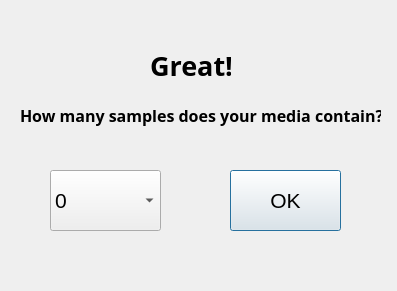
<?xml version="1.0" encoding="UTF-8"?>
<ui version="4.0">
 <class>Dialog</class>
 <widget class="QDialog" name="Dialog">
  <property name="geometry">
   <rect>
    <x>0</x>
    <y>0</y>
    <width>397</width>
    <height>291</height>
   </rect>
  </property>
  <property name="windowTitle">
   <string>Dialog</string>
  </property>
  <widget class="QLabel" name="label_2">
   <property name="geometry">
    <rect>
     <x>20</x>
     <y>100</y>
     <width>361</width>
     <height>31</height>
    </rect>
   </property>
   <property name="font">
    <font>
     <family>Franklin Gothic Book</family>
     <pointsize>12</pointsize>
     <weight>75</weight>
     <bold>true</bold>
    </font>
   </property>
   <property name="text">
    <string>How many samples does your media contain?</string>
   </property>
  </widget>
  <widget class="QLabel" name="label">
   <property name="geometry">
    <rect>
     <x>150</x>
     <y>40</y>
     <width>81</width>
     <height>51</height>
    </rect>
   </property>
   <property name="font">
    <font>
     <family>Franklin Gothic Book</family>
     <pointsize>20</pointsize>
     <weight>75</weight>
     <bold>true</bold>
    </font>
   </property>
   <property name="text">
    <string>Great!</string>
   </property>
  </widget>
  <widget class="QPushButton" name="ok_btn">
   <property name="geometry">
    <rect>
     <x>230</x>
     <y>170</y>
     <width>111</width>
     <height>61</height>
    </rect>
   </property>
   <property name="font">
    <font>
     <pointsize>16</pointsize>
    </font>
   </property>
   <property name="text">
    <string>OK</string>
   </property>
  </widget>
  <widget class="QComboBox" name="medianr_box">
   <property name="geometry">
    <rect>
     <x>50</x>
     <y>170</y>
     <width>111</width>
     <height>61</height>
    </rect>
   </property>
   <property name="font">
    <font>
     <pointsize>16</pointsize>
    </font>
   </property>
   <item>
    <property name="text">
     <string>0</string>
    </property>
   </item>
   <item>
    <property name="text">
     <string>1</string>
    </property>
   </item>
   <item>
    <property name="text">
     <string>2</string>
    </property>
   </item>
   <item>
    <property name="text">
     <string>3</string>
    </property>
   </item>
   <item>
    <property name="text">
     <string>4</string>
    </property>
   </item>
   <item>
    <property name="text">
     <string>5</string>
    </property>
   </item>
   <item>
    <property name="text">
     <string>6</string>
    </property>
   </item>
   <item>
    <property name="text">
     <string>7</string>
    </property>
   </item>
   <item>
    <property name="text">
     <string>8</string>
    </property>
   </item>
   <item>
    <property name="text">
     <string>9</string>
    </property>
   </item>
   <item>
    <property name="text">
     <string>10</string>
    </property>
   </item>
   <item>
    <property name="text">
     <string>11</string>
    </property>
   </item>
   <item>
    <property name="text">
     <string>12</string>
    </property>
   </item>
   <item>
    <property name="text">
     <string>13</string>
    </property>
   </item>
   <item>
    <property name="text">
     <string>14</string>
    </property>
   </item>
   <item>
    <property name="text">
     <string>15</string>
    </property>
   </item>
   <item>
    <property name="text">
     <string>16</string>
    </property>
   </item>
   <item>
    <property name="text">
     <string>17</string>
    </property>
   </item>
   <item>
    <property name="text">
     <string>18</string>
    </property>
   </item>
   <item>
    <property name="text">
     <string>19</string>
    </property>
   </item>
   <item>
    <property name="text">
     <string>20</string>
    </property>
   </item>
   <item>
    <property name="text">
     <string>21</string>
    </property>
   </item>
   <item>
    <property name="text">
     <string>22</string>
    </property>
   </item>
   <item>
    <property name="text">
     <string>23</string>
    </property>
   </item>
   <item>
    <property name="text">
     <string>24</string>
    </property>
   </item>
   <item>
    <property name="text">
     <string>25</string>
    </property>
   </item>
   <item>
    <property name="text">
     <string>26</string>
    </property>
   </item>
   <item>
    <property name="text">
     <string>27</string>
    </property>
   </item>
   <item>
    <property name="text">
     <string>28</string>
    </property>
   </item>
   <item>
    <property name="text">
     <string>29</string>
    </property>
   </item>
   <item>
    <property name="text">
     <string>30</string>
    </property>
   </item>
  </widget>
 </widget>
 <resources/>
 <connections/>
</ui>
